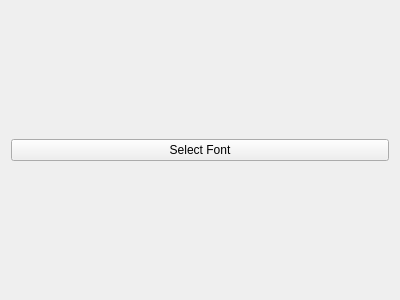
<?xml version="1.0" encoding="UTF-8"?>
<ui version="4.0">
 <class>Textout_Dlg</class>
 <widget class="QWidget" name="Textout_Dlg">
  <property name="geometry">
   <rect>
    <x>0</x>
    <y>0</y>
    <width>400</width>
    <height>300</height>
   </rect>
  </property>
  <property name="windowTitle">
   <string>Form</string>
  </property>
  <layout class="QGridLayout" name="gridLayout">
   <item row="0" column="0">
    <widget class="QPushButton" name="pushButton">
     <property name="text">
      <string>Select Font</string>
     </property>
    </widget>
   </item>
  </layout>
 </widget>
 <resources/>
 <connections>
  <connection>
   <sender>pushButton</sender>
   <signal>clicked()</signal>
   <receiver>Textout_Dlg</receiver>
   <slot>onSelectFont()</slot>
   <hints>
    <hint type="sourcelabel">
     <x>199</x>
     <y>149</y>
    </hint>
    <hint type="destinationlabel">
     <x>199</x>
     <y>149</y>
    </hint>
   </hints>
  </connection>
 </connections>
 <slots>
  <slot>onSelectFont()</slot>
 </slots>
</ui>
